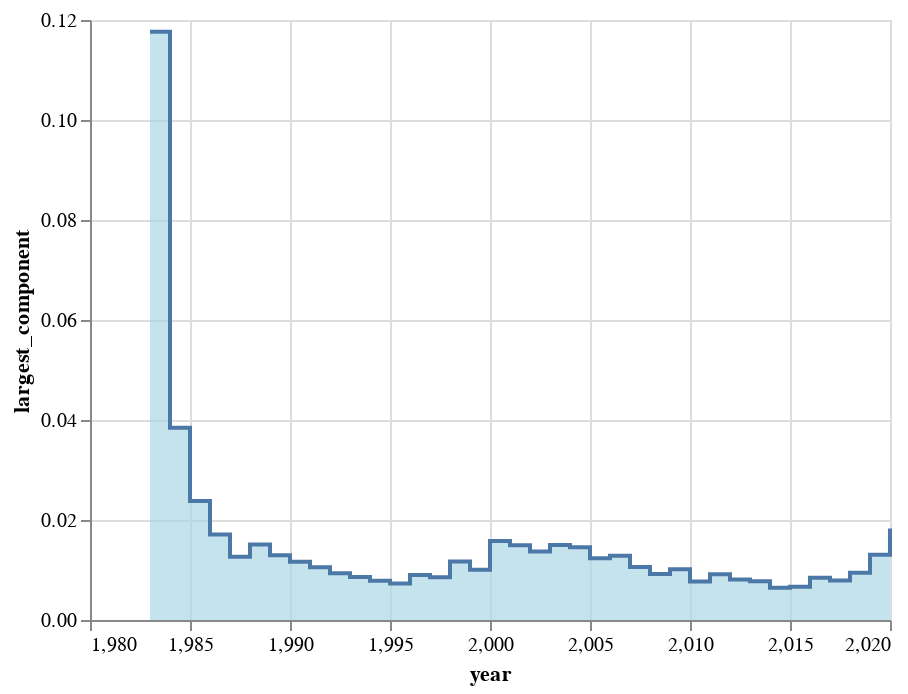

This figure's notebook cell:
### Code cell
alt.Chart(df_summary).mark_area(
    color="lightblue", interpolate="step-after", line=True
).encode(x="year", y="largest_component")

### Figure 1 — Vega-Lite specification as saved in the notebook (floating-point values rounded to 4 significant figures)
{"config": {"view": {"continuousWidth": 400, "continuousHeight": 300}}, "data": {"name": "data-56730caf9ccd74c5a1f2789da9445111"}, "mark": {"type": "area", "color": "lightblue", "interpolate": "step-after", "line": true}, "encoding": {"x": {"type": "quantitative", "field": "year"}, "y": {"type": "quantitative", "field": "largest_component"}}, "$schema": "https://vega.github.io/schema/vega-lite/v4.8.1.json", "datasets": {"data-56730caf9ccd74c5a1f2789da9445111": [{"year": 1983, "n_authors": 17, "n_papers": 13, "n_authors_per_paper": 1.308, "n_papers_per_author": 1.0, "n_collabs": 4, "n_isolates": 9, "mean_collabs": 0.4706, "largest_component": 0.1176, "deg_assort": null, "avg_clustering": 0.0, "transitivity": 0.0}, {"year": 1984, "n_authors": 52, "n_papers": 40, "n_authors_per_paper": 1.325, "n_papers_per_author": 1.019, "n_collabs": 13, "n_isolates": 26, "mean_collabs": 0.5, "largest_component": 0.03846, "deg_assort": null, "avg_clustering": 0.0, "transitivity": 0.0}, {"year": 1985, "n_authors": 84, "n_papers": 64, "n_authors_per_paper": 1.375, "n_papers_per_author": 1.048, "n_collabs": 24, "n_isolates": 36, "mean_collabs": 0.5714, "largest_component": 0.02381, "deg_assort": null, "avg_clustering": 0.0, "transitivity": 0.0}, {"year": 1986, "n_authors": 117, "n_papers": 88, "n_authors_per_paper": 1.386, "n_papers_per_author": 1.043, "n_collabs": 34, "n_isolates": 49, "mean_collabs": 0.5812, "largest_component": 0.01709, "deg_assort": null, "avg_clustering": 0.0, "transitivity": 0.0}, {"year": 1987, "n_authors": 158, "n_papers": 120, "n_authors_per_paper": 1.367, "n_papers_per_author": 1.038, "n_collabs": 44, "n_isolates": 70, "mean_collabs": 0.557, "largest_component": 0.01266, "deg_assort": null, "avg_clustering": 0.0, "transitivity": 0.0}, {"year": 1988, "n_authors": 199, "n_papers": 153, "n_authors_per_paper": 1.392, "n_papers_per_author": 1.07, "n_collabs": 59, "n_isolates": 83, "mean_collabs": 0.593, "largest_component": 0.01508, "deg_assort": -0.03509, "avg_clustering": 0.0, "transitivity": 0.0}, {"year": 1989, "n_authors": 232, "n_papers": 177, "n_authors_per_paper": 1.395, "n_papers_per_author": 1.065, "n_collabs": 69, "n_isolates": 96, "mean_collabs": 0.5948, "largest_component": 0.01293, "deg_assort": -0.02985, "avg_clustering": 0.0, "transitivity": 0.0}, {"year": 1990, "n_authors": 257, "n_papers": 200, "n_authors_per_paper": 1.375, "n_papers_per_author": 1.07, "n_collabs": 73, "n_isolates": 113, "mean_collabs": 0.5681, "largest_component": 0.01167, "deg_assort": -0.02817, "avg_clustering": 0.0, "transitivity": 0.0}, {"year": 1991, "n_authors": 285, "n_papers": 225, "n_authors_per_paper": 1.364, "n_papers_per_author": 1.077, "n_collabs": 78, "n_isolates": 131, "mean_collabs": 0.5474, "largest_component": 0.01053, "deg_assort": -0.02632, "avg_clustering": 0.0, "transitivity": 0.0}, {"year": 1992, "n_authors": 321, "n_papers": 254, "n_authors_per_paper": 1.37, "n_papers_per_author": 1.084, "n_collabs": 88, "n_isolates": 147, "mean_collabs": 0.5483, "largest_component": 0.009346, "deg_assort": -0.02326, "avg_clustering": 0.0, "transitivity": 0.0}, {"year": 1993, "n_authors": 348, "n_papers": 274, "n_authors_per_paper": 1.376, "n_papers_per_author": 1.083, "n_collabs": 97, "n_isolates": 156, "mean_collabs": 0.5575, "largest_component": 0.008621, "deg_assort": -0.02105, "avg_clustering": 0.0, "transitivity": 0.0}, {"year": 1994, "n_authors": 383, "n_papers": 301, "n_authors_per_paper": 1.385, "n_papers_per_author": 1.089, "n_collabs": 109, "n_isolates": 169, "mean_collabs": 0.5692, "largest_component": 0.007833, "deg_assort": -0.0381, "avg_clustering": 0.0, "transitivity": 0.0}, {"year": 1995, "n_authors": 411, "n_papers": 322, "n_authors_per_paper": 1.388, "n_papers_per_author": 1.088, "n_collabs": 118, "n_isolates": 179, "mean_collabs": 0.5742, "largest_component": 0.007299, "deg_assort": -0.03509, "avg_clustering": 0.0, "transitivity": 0.0}, {"year": 1996, "n_authors": 444, "n_papers": 350, "n_authors_per_paper": 1.389, "n_papers_per_author": 1.095, "n_collabs": 129, "n_isolates": 191, "mean_collabs": 0.5811, "largest_component": 0.009009, "deg_assort": -0.032, "avg_clustering": 0.0, "transitivity": 0.0}, {"year": 1997, "n_authors": 468, "n_papers": 373, "n_authors_per_paper": 1.378, "n_papers_per_author": 1.098, "n_collabs": 133, "n_isolates": 207, "mean_collabs": 0.5684, "largest_component": 0.008547, "deg_assort": -0.03101, "avg_clustering": 0.0, "transitivity": 0.0}, {"year": 1998, "n_authors": 512, "n_papers": 396, "n_authors_per_paper": 1.417, "n_papers_per_author": 1.096, "n_collabs": 179, "n_isolates": 218, "mean_collabs": 0.6992, "largest_component": 0.01172, "deg_assort": 0.9694, "avg_clustering": 0.05273, "transitivity": 0.95}, {"year": 1999, "n_authors": 597, "n_papers": 440, "n_authors_per_paper": 1.475, "n_papers_per_author": 1.087, "n_collabs": 241, "n_isolates": 231, "mean_collabs": 0.8074, "largest_component": 0.01005, "deg_assort": 0.9763, "avg_clustering": 0.1094, "transitivity": 0.9568}, {"year": 2000, "n_authors": 633, "n_papers": 462, "n_authors_per_paper": 1.491, "n_papers_per_author": 1.088, "n_collabs": 265, "n_isolates": 239, "mean_collabs": 0.8373, "largest_component": 0.0158, "deg_assort": 0.883, "avg_clustering": 0.1156, "transitivity": 0.9107}, {"year": 2001, "n_authors": 670, "n_papers": 481, "n_authors_per_paper": 1.514, "n_papers_per_author": 1.087, "n_collabs": 297, "n_isolates": 245, "mean_collabs": 0.8866, "largest_component": 0.01493, "deg_assort": 0.89, "avg_clustering": 0.1406, "transitivity": 0.9257}, {"year": 2002, "n_authors": 731, "n_papers": 510, "n_authors_per_paper": 1.557, "n_papers_per_author": 1.086, "n_collabs": 363, "n_isolates": 255, "mean_collabs": 0.9932, "largest_component": 0.01368, "deg_assort": 0.9214, "avg_clustering": 0.1814, "transitivity": 0.9405}, {"year": 2003, "n_authors": 800, "n_papers": 545, "n_authors_per_paper": 1.6, "n_papers_per_author": 1.09, "n_collabs": 437, "n_isolates": 265, "mean_collabs": 1.093, "largest_component": 0.015, "deg_assort": 0.9197, "avg_clustering": 0.2136, "transitivity": 0.9423}, {"year": 2004, "n_authors": 826, "n_papers": 564, "n_authors_per_paper": 1.605, "n_papers_per_author": 1.096, "n_collabs": 452, "n_isolates": 271, "mean_collabs": 1.094, "largest_component": 0.01453, "deg_assort": 0.878, "avg_clustering": 0.214, "transitivity": 0.9277}, {"year": 2005, "n_authors": 972, "n_papers": 626, "n_authors_per_paper": 1.698, "n_papers_per_author": 1.094, "n_collabs": 644, "n_isolates": 290, "mean_collabs": 1.325, "largest_component": 0.01235, "deg_assort": 0.9331, "avg_clustering": 0.2872, "transitivity": 0.9576}, {"year": 2006, "n_authors": 1168, "n_papers": 704, "n_authors_per_paper": 1.801, "n_papers_per_author": 1.086, "n_collabs": 965, "n_isolates": 312, "mean_collabs": 1.652, "largest_component": 0.01284, "deg_assort": 0.9397, "avg_clustering": 0.341, "transitivity": 0.9666}, {"year": 2007, "n_authors": 1417, "n_papers": 832, "n_authors_per_paper": 1.852, "n_papers_per_author": 1.088, "n_collabs": 1243, "n_isolates": 363, "mean_collabs": 1.754, "largest_component": 0.01059, "deg_assort": 0.9367, "avg_clustering": 0.3771, "transitivity": 0.9602}, {"year": 2008, "n_authors": 2067, "n_papers": 1132, "n_authors_per_paper": 1.98, "n_papers_per_author": 1.084, "n_collabs": 2152, "n_isolates": 470, "mean_collabs": 2.082, "largest_component": 0.009192, "deg_assort": 0.9363, "avg_clustering": 0.4432, "transitivity": 0.9607}, {"year": 2009, "n_authors": 2958, "n_papers": 1565, "n_authors_per_paper": 2.052, "n_papers_per_author": 1.086, "n_collabs": 3229, "n_isolates": 618, "mean_collabs": 2.183, "largest_component": 0.01014, "deg_assort": 0.8963, "avg_clustering": 0.479, "transitivity": 0.9478}, {"year": 2010, "n_authors": 3885, "n_papers": 2074, "n_authors_per_paper": 2.062, "n_papers_per_author": 1.101, "n_collabs": 4218, "n_isolates": 793, "mean_collabs": 2.171, "largest_component": 0.007722, "deg_assort": 0.8636, "avg_clustering": 0.4879, "transitivity": 0.9349}, {"year": 2011, "n_authors": 4706, "n_papers": 2498, "n_authors_per_paper": 2.1, "n_papers_per_author": 1.115, "n_collabs": 5332, "n_isolates": 916, "mean_collabs": 2.266, "largest_component": 0.009137, "deg_assort": 0.8698, "avg_clustering": 0.5087, "transitivity": 0.9258}, {"year": 2012, "n_authors": 5816, "n_papers": 3076, "n_authors_per_paper": 2.128, "n_papers_per_author": 1.126, "n_collabs": 6685, "n_isolates": 1091, "mean_collabs": 2.299, "largest_component": 0.008081, "deg_assort": 0.8392, "avg_clustering": 0.5188, "transitivity": 0.9099}, {"year": 2013, "n_authors": 6436, "n_papers": 3388, "n_authors_per_paper": 2.155, "n_papers_per_author": 1.134, "n_collabs": 7502, "n_isolates": 1169, "mean_collabs": 2.331, "largest_component": 0.007769, "deg_assort": 0.8025, "avg_clustering": 0.5274, "transitivity": 0.8971}, {"year": 2014, "n_authors": 7777, "n_papers": 4057, "n_authors_per_paper": 2.195, "n_papers_per_author": 1.145, "n_collabs": 9305, "n_isolates": 1335, "mean_collabs": 2.393, "largest_component": 0.006429, "deg_assort": 0.7609, "avg_clustering": 0.5383, "transitivity": 0.8813}, {"year": 2015, "n_authors": 9037, "n_papers": 4683, "n_authors_per_paper": 2.226, "n_papers_per_author": 1.153, "n_collabs": 10937, "n_isolates": 1484, "mean_collabs": 2.42, "largest_component": 0.006639, "deg_assort": 0.7263, "avg_clustering": 0.5523, "transitivity": 0.8723}, {"year": 2016, "n_authors": 9851, "n_papers": 5078, "n_authors_per_paper": 2.247, "n_papers_per_author": 1.158, "n_collabs": 11968, "n_isolates": 1571, "mean_collabs": 2.43, "largest_component": 0.008426, "deg_assort": 0.6907, "avg_clustering": 0.5588, "transitivity": 0.8573}, {"year": 2017, "n_authors": 10630, "n_papers": 5458, "n_authors_per_paper": 2.27, "n_papers_per_author": 1.165, "n_collabs": 13226, "n_isolates": 1660, "mean_collabs": 2.488, "largest_component": 0.007902, "deg_assort": 0.6715, "avg_clustering": 0.563, "transitivity": 0.8471}, {"year": 2018, "n_authors": 11310, "n_papers": 5792, "n_authors_per_paper": 2.287, "n_papers_per_author": 1.171, "n_collabs": 14238, "n_isolates": 1725, "mean_collabs": 2.518, "largest_component": 0.009461, "deg_assort": 0.622, "avg_clustering": 0.5692, "transitivity": 0.8337}, {"year": 2019, "n_authors": 12043, "n_papers": 6144, "n_authors_per_paper": 2.31, "n_papers_per_author": 1.179, "n_collabs": 15364, "n_isolates": 1771, "mean_collabs": 2.552, "largest_component": 0.01304, "deg_assort": 0.5591, "avg_clustering": 0.5737, "transitivity": 0.8184}, {"year": 2020, "n_authors": 12746, "n_papers": 6466, "n_authors_per_paper": 2.329, "n_papers_per_author": 1.182, "n_collabs": 16673, "n_isolates": 1833, "mean_collabs": 2.616, "largest_component": 0.01828, "deg_assort": 0.5887, "avg_clustering": 0.5795, "transitivity": 0.825}]}}
